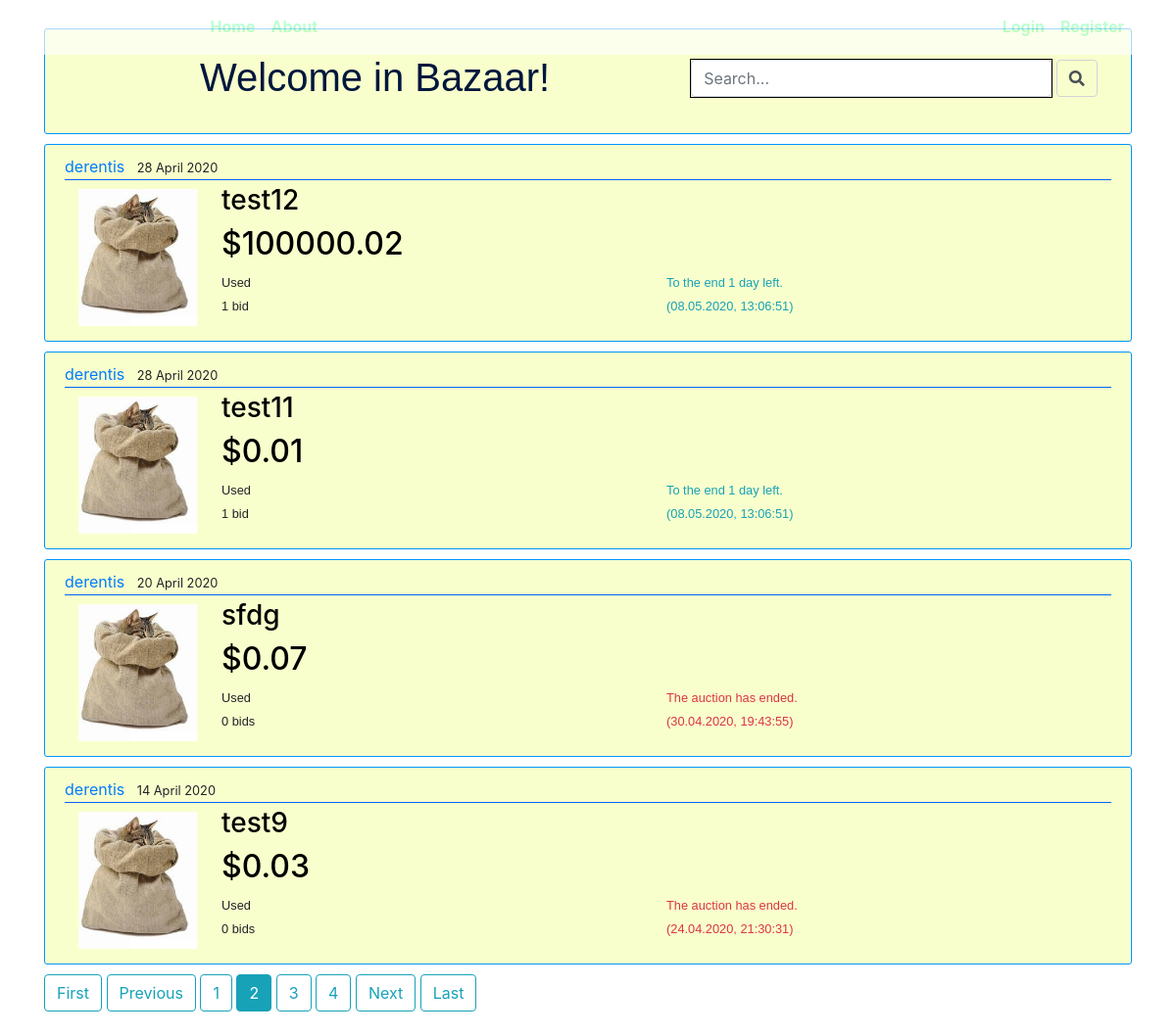
Screenshot of /?page=2 with the database file from the repository.
### bazaar/models.py (models this page shows, shortened)
class Item(models.Model):
    merchant      = models.ForeignKey(User, on_delete=models.CASCADE)  # , null=True, blank=True
    title         = models.CharField(max_length=200)
    description   = models.TextField(default='')
    date_posted   = models.DateTimeField('date published', auto_now_add=True)
    price         = models.DecimalField(
        'price', max_digits=8, decimal_places=2, default=0,
        validators=[MinValueValidator(0, "Are you OK?! Price can\'t be lesser than %(limit_value)s!")]
    )
    end_of_auction = models.DateTimeField(
        'end of auction',
        default=timezone.now()+datetime.timedelta(days=10),
        validators=[MinValueValidator(
            timezone.now(),
            "You can\'t set end of auction in the past."
        )]
    )
    class Condition(models.TextChoices):
        NEW = 'NEW', _('New')
        USED = 'USE', _('Used')
        REFURBISHED = 'REF', _('Refurbished')
        NOT_WORKING = 'NOT', _('For parts or not working')
    condition = models.CharField(
        'condition',
        max_length=3,
        choices=Condition.choices,
        default=Condition.USED,
    )
    def file_name(self, filename):
        extension = filename.split('.')[-1]
        return 'auction_images/%s/main_image.%s' % (self.id, extension)
    main_image = models.ImageField(
        'thumbnail', default='default_item.jpg', upload_to=get_path_for_my_model_file
    )
    def remaining_time(self):
        return ( self.end_of_auction - timezone.now() ).days
    remaining_time.admin_order_field = 'remaining_time'
    remaining_time.short_description = 'How much time is left?'

### bazaar/views.py (the view)
# urls.py: path('', ItemListView.as_view(), name='bazaar-home'),
class ItemListView(generic.ListView):
    model = Item
    template_name = 'bazaar/home.html' # <APP>/<MODEL>_<VIEWTYPE>.HTML
    context_object_name = 'posts'  # def: home
    ordering = '-date_posted'
    paginate_by = 4
    def get_queryset(self):
        queryset = Item.objects.all().order_by('-date_posted')
        title_contains_query = self.request.GET.get('title_contains')
        if title_contains_query != '' and title_contains_query is not None:
            queryset = queryset.filter(Q(title__icontains=title_contains_query)).order_by('-date_posted')
        return queryset

### bazaar/templatetags/bazaar_tags.py (called while the page is built)
@register.filter
def left_time(date):
    delta = date - timezone.now()
    if delta.days < 0:
        return 0
    if delta.days == 1:
        return "To the end left %s day" % delta.days
    minutes = int((delta.seconds % 3600)/60)
    hours = int(delta.seconds/3600)
    if delta.days < 1:
        return "To the end %s hours and %s minutes left." %(hours, minutes)
    return "To the end %s days left" %delta.days

@register.filter
def number_of_bids(item):
    count = models.Bid.objects.filter(item=item).count()
    if (count==1):
        noun = "bid"
    else:
        noun = "bids"
    return "%s %s" %(count, noun)

### bazaar/templates/bazaar/home.html (shortened to what this page needs)
{% extends "bazaar/base.html" %}
{% load static %}
{% load bazaar_tags %}
{% block content %}
<article class="parent content-section"  style="margin-top: 5px;  ">
  <div class="column main">
      <h1 class="header-center">Welcome in Bazaar! </h1>
  </div>
  <div class="sidebar wrapper centering" style="margin-top: 15px; ">
      <form method="GET" action=".">
      <input style="display: inline-block;" type="search" class=" form-control "  id="id_title_contains" name="title_contains" placeholder="Search...">
      <button style="display: inline-block;" type="submit" class="input-group-text bg-transparent cosmicbutton"><i class="fa fa-search"></i></button>
      </form>
  </div>
</article>
  {% if posts %}
  {% for post in posts %}
 <article class="media content-section">
 <div class="media-body">
        <div class="article-metadata">
          <a class="mr-2" href="{% url 'merchant-items' post.merchant.username %}">{{ post.merchant }}</a>
          <small class="mr-3">{{ post.date_posted|date:"d F Y" }}</small>
        </div>
    <div class="media content" >
        <div class="square">
          <a class="article-title" href="{% url 'item-detail' post.id %}">
            <img class="landscape" src="{{ post.main_image.url }}">
          </a>
        </div>
      <div class="media-body" >
        <h3><a class="article-title" href="{% url 'item-detail' post.id %}">{{ post.title }}</a></h3>
        <h2 class="article-title">${{ post.price }}</h2>
        <table class="content-table">
          <tr class="content-table">
            <th class="content-table">
                <small>{{ post.get_condition_display }}</small>
            </th>
            <th class="content-table" style="width: 50%;">
              {% if post.end_of_auction|left_time == 0 %}
                <small class="mr-3 text-danger" > The auction has ended. </small>
                {% else %}
                <small class="mr-3 text-info" id="post_{{ post.id }}" start="{{ post.end_of_auction.isoformat }}"></small>
              {% endif %}
            </th>
          </tr>
          <tr class="content-table">
            <td class="content-table">
                <small>{{ post|number_of_bids }}</small>
            </td>
            <td class="content-table">
              {% if post.end_of_auction|left_time == 0 %}
                <small class="mr-3 text-danger">({{ post.end_of_auction|date:"d.m.Y, H:i:s" }})</small>
              {% else %}
                <small class="mr-3 text-info">({{ post.end_of_auction|date:"d.m.Y, H:i:s" }})</small>
              {% endif %}
            </td>
          </tr>
        </table>
      </div>
    </div>
 </div>
 </article>
  {% endfor %}
  {% endif %}
    {% if is_paginated %}
      {% if page_obj.has_previous %}
        <a class="btn btn-outline-info mb-4" href="?page=1">First</a>
        <a class="btn btn-outline-info mb-4" href="?page={{ page_obj.previous_page_number }}">Previous</a>
      {% endif %}
    {% for num in page_obj.paginator.page_range %}
      {% if page_obj.number == num %}
        <a class="btn btn-info mb-4" href="?page={{ num }}">{{ num }}</a>
      {% elif num > page_obj.number|add:'-3' and num < page_obj.number|add:'3' %}
        <a class="btn btn-outline-info mb-4" href="?page={{ num }}">{{ num }}</a>
      {% endif %}
    {% endfor %}
    {% if page_obj.has_next %}
    <a class="btn btn-outline-info mb-4" href="?page={{ page_obj.next_page_number }}">Next</a>
    <a class="btn btn-outline-info mb-4" href="?page={{ page_obj.paginator.num_pages }}">Last</a>
    {% endif %}
    {% endif %}
{% endblock content %}

### bazaar/templates/bazaar/base.html (shortened to what this page needs)
{% load static %}
{% load bazaar_tags %}
<!DOCTYPE html>
<html lang="en">
<head>
    <link rel="stylesheet" href="https://use.fontawesome.com/releases/v5.7.0/css/all.css">
    <link rel="stylesheet" href="https://stackpath.bootstrapcdn.com/bootstrap/4.2.1/css/bootstrap.min.css">
    <link rel="stylesheet" type = "text/css" href="{% static 'bazaar/main.css' %}">
    <link rel="stylesheet" type = "text/css" href="{% static 'bazaar/lightbox.min.css' %}">
    <link rel="stylesheet" href="https://cdnjs.cloudflare.com/ajax/libs/tempusdominus-bootstrap-4/5.1.2/css/tempusdominus-bootstrap-4.min.css" />
</head>
<body>
    <header class="site-header">
      <nav class="navbar navbar-expand-md navbar-dark bg-steel fixed-top">
        <div class="container">
          <a class="navbar-brand mr-4" href="{% url 'bazaar-home'%}">Django Bazaar</a>
          <div class="collapse navbar-collapse" id="navbarToggle">
            <div class="navbar-nav mr-auto">
              <a class="nav-item nav-link" href="{% url 'bazaar-home'%}">Home</a>
              <a class="nav-item nav-link" href="{% url 'bazaar-about' %}">About</a>
            </div>
            <div class="navbar-nav" text-align="right">
                {% if user.is_authenticated %}
                  <a class="nav-item nav-link" href="{% url 'merchant-items' user.username %}">My auctions</a>
                  <a class="nav-item nav-link" href="{% url 'merchant-bids' user.username %}">My bids</a>
                  <a class="nav-item nav-link" href="{% url 'item_create' %}">Sell</a>
                  <a class="nav-item nav-link" href="{% url 'profile' %}">Profile</a>
                  <a class="nav-item nav-link" href="{% url 'logout' %}">Logout</a>
                {% if user.is_superuser %}
                  <a class="nav-item nav-link" href="/admin/">Admin page</a>
                {% endif %}
                {% else %}
                  <a class="nav-item nav-link" href="{% url 'login' %}">Login</a>
                  <a class="nav-item nav-link" href="{% url 'register' %}">Register</a>
                {% endif %}
            </div>
          </div>
        </div>
      </nav>
    </header>
    <br style="margin-top:30px;"/>
    <main role="main" class="container">
      <div class="row">
        <div class="col">
            {% block content %}{% endblock %}
        </div>
      </div>
    </main>
</body>
</html>

### bazaar/static/bazaar/main.css (style rules this page uses)
body { background: white url("images/background.jpg") no-repeat center center fixed; -webkit-background-size: cover; -moz-background-size: cover; -o-background-size: cover; background-size: cover; }
h1, h2, h3, h4, h5, h6 { color: #00173d; }
.bg-steel { background: white url("images/bg_navbar.jpg") no-repeat center center fixed; -webkit-background-size: cover; -moz-background-size: cover; -o-background-size: cover; background-size: cover; opacity: 0.65; }
.site-header .navbar-nav .nav-link { color: #99ffb8; }
.navbar-nav { text-align: right; font-weight: bold; line-height: 70%; }
.content-section { background: rgba(235, 255, 87, 0.3); padding: 10px 20px; border: 1px solid #0095ff; border-radius: 3px; margin-bottom: 10px; margin-top: 10px; clear:both; }
.article-title { color: #000000; }
.article-metadata { padding-bottom: 1px; margin-bottom: 4px; border-bottom: 1px solid #0062ff }
.header-center { text-align: center; }
.centering { align:center; text-align:center; margin: auto; clear:both; }
*, *:after, *:before { -webkit-box-sizing: border-box; -moz-box-sizing: border-box; box-sizing: border-box; }
.parent { padding: 15px; }
.parent:after { clear: both; content: ""; display: block; }
.column { display: block; float: left; width: 100%; padding: 10px; font-family: Arial; font-size: 45px; }
.sidebar { width: 85%; margin-left: auto; margin-right: auto; }
@media only screen and (min-width: 770px) { .main { width: 59.66%; } }
@media only screen and (min-width: 770px) { .sidebar { width: 34.33%; } }
.wrapper { white-space: nowrap; border:1px solid #000; display:inline-block; }
.square { position: relative; width: 150px; height: 150px; margin-right: 10px; overflow: hidden; }
.square img { position: absolute; max-width: 100%; width: 100%; height: auto; padding: 5px; object-fit: cover; top: 50%; left: 50%; transform: translate( -50%, -50%); }
img.landscape { height: 100%; width: auto; }
table { font-family: arial, sans-serif; border-collapse: collapse; width: 100%; }
.content-table { border: 0px; text-align: left; padding: 0px; }
td, th { border: 1px solid rgb(41, 106, 252); text-align: left; padding: 8px; }

### rows the page displays
Item: merchant "derentis", date_posted "28 April 2020", main_image (placeholder picture), title "test12", price "100000.02", condition "Used", id "1 bid", end_of_auction "08.05.2020, 13:06:51"
Item: merchant "derentis", date_posted "28 April 2020", main_image (placeholder picture), title "test11", price "0.01", condition "Used", id "1 bid", end_of_auction "08.05.2020, 13:06:51"
Item: merchant "derentis", date_posted "20 April 2020", main_image (placeholder picture), title "sfdg", price "0.07", condition "Used", shows "The auction has ended.", id "0 bids", end_of_auction "30.04.2020, 19:43:55"
Item: merchant "derentis", date_posted "14 April 2020", main_image (placeholder picture), title "test9", price "0.03", condition "Used", shows "The auction has ended.", id "0 bids", end_of_auction "24.04.2020, 21:30:31"

### other values shown
{{ num }} "1" "3" "4"
{{ num }} "2"
